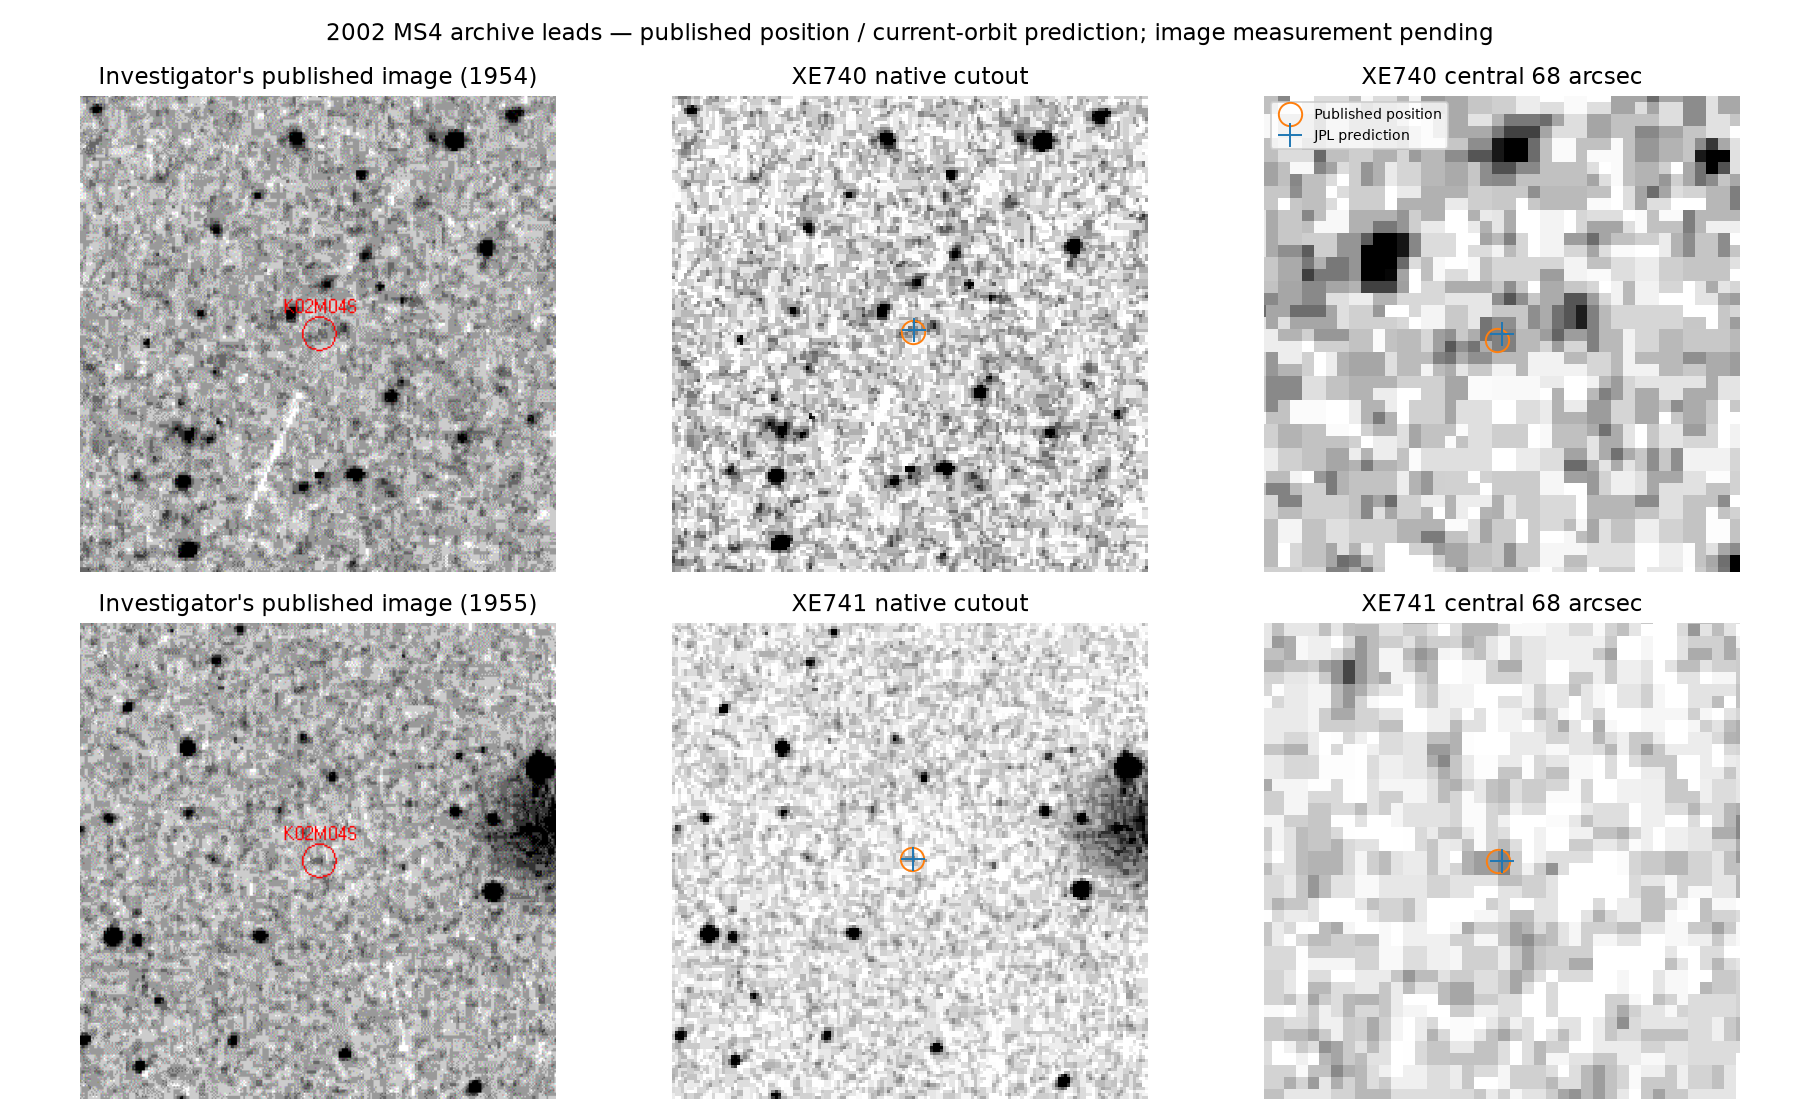

Write the Python code that produced this figure.
from pathlib import Path
import json,csv,io
import numpy as np
from astropy.io import fits
from astropy.wcs import WCS
from PIL import Image
import matplotlib
matplotlib.use('Agg')
import matplotlib.pyplot as plt
R=Path(__file__).resolve().parent
cases=json.loads((R/'cases.json').read_text())['cases']
fig,axs=plt.subplots(2,3,figsize=(13,8))
preds=[]
for row,(case,region) in enumerate(zip(cases,['XE740','XE741'])):
 path=R/'data/raw'/f'{region}.fits';data=fits.getdata(path);h=fits.getheader(path);w=WCS(h)
 text=(R/'data/raw'/f"{case['id']}-horizons.txt").read_text()
 ep=next(csv.reader(io.StringIO(text.split('$$SOE')[1].split('$$EOE')[0].strip())))
 sky=[float(ep[3]),float(ep[4])];px=w.all_world2pix([sky],0)[0];pub=w.all_world2pix([[case['ra_deg'],case['dec_deg']]],0)[0]
 residual=np.hypot((sky[0]-case['ra_deg'])*np.cos(np.deg2rad(sky[1])),sky[1]-case['dec_deg'])*3600
 preds.append({'case':case['id'],'prediction_time_horizons_UT1':ep[0].strip(),'predicted_radec_deg':sky,'published_position_radec_deg':[case['ra_deg'],case['dec_deg']],'published_minus_prediction_distance_arcsec':float(residual),'not_an_independent_image_measurement':True,'sky_motion_arcsec_hour':[float(ep[5]),float(ep[6])],'expected_motion_during_exposure_arcsec':float(np.hypot(float(ep[5]),float(ep[6]))*case['exposure_minutes']/60),'ellipse_3sigma_arcsec':[float(ep[11]),float(ep[12])],'ellipse_theta_deg':float(ep[13]),'pixel_xy':px.tolist()})
 orig=np.asarray(Image.open(R/'data/raw'/f"observer-{case['date'].replace('-','')}.gif").convert('RGB'))
 axs[row,0].imshow(orig);axs[row,0].set_title(f"Investigator's published image ({case['id']})")
 lo,hi=np.percentile(data,[10,99])
 for col in [1,2]:
  ax=axs[row,col];ax.imshow(data,cmap='gray_r',origin='lower',vmin=lo,vmax=hi)
  ax.plot(*pub,'o',mfc='none',mec='tab:orange',ms=12,label='Published position')
  ax.plot(*px,'+',color='tab:blue',ms=12,label='JPL prediction')
  ax.set_title(region+(' native cutout' if col==1 else ' central 68 arcsec'))
  if col==2:ax.set_xlim(px[0]-20,px[0]+20);ax.set_ylim(px[1]-20,px[1]+20)
 for ax in axs[row]:ax.axis('off')
axs[0,2].legend(loc='upper left',fontsize=7)
fig.suptitle('2002 MS4 archive leads — published position / current-orbit prediction; image measurement pending')
fig.tight_layout();fig.savefig(R/'preview.png',dpi=140)
(R/'prediction-audit.json').write_text(json.dumps(preds,indent=2)+'\n')
print(json.dumps(preds,indent=2))
